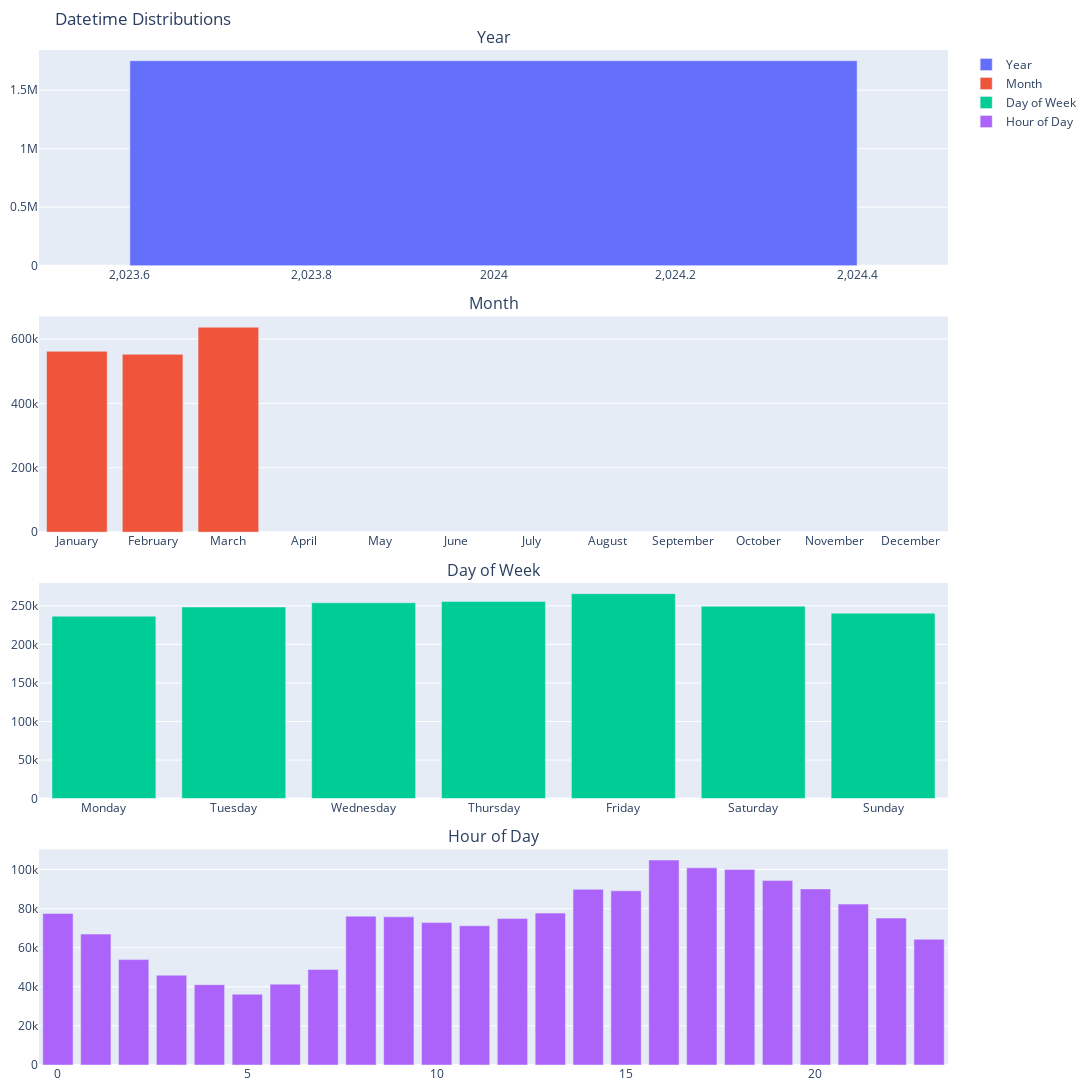

Source (notebook cell):
### Markdown cell above
Plot created with help from chatGPT:<br>
Summary of prompt:<br>
Using format of the subplot create above, create a distribution based on a datetime column broken down by year, month, day of week, and hour of day. I then modified and added correct dataframe name and column names. I had to ask to sort based on calnder order.

### Code cell
fig = make_subplots(
    rows=4, cols=1, 
    subplot_titles=("Year", "Month", "Day of Week", "Hour of Day"), 
    vertical_spacing=0.05
)

# Plotting for each datetime component
datetime_components = ['Year', 'Month', 'Day of Week', 'Hour of Day']
for i, col in enumerate(datetime_components):
    row = i + 1
    if col == 'Month':
        # Order months correctly
        month_order = ["January", "February", "March", "April", "May", "June", 
                       "July", "August", "September", "October", "November", "December"]
        value_counts = df['ADD_TS'].dt.month_name().value_counts().reindex(month_order)
        trace = go.Bar(x=value_counts.index, y=value_counts.values, name=col)
    elif col == 'Day of Week':
        # Order days of the week correctly
        day_order = ["Monday", "Tuesday", "Wednesday", "Thursday", "Friday", "Saturday", "Sunday"]
        value_counts = df['ADD_TS'].dt.day_name().value_counts().reindex(day_order)
        trace = go.Bar(x=value_counts.index, y=value_counts.values, name=col)
    elif col == 'Hour of Day':
        value_counts = df['ADD_TS'].dt.hour.value_counts().sort_index()
        trace = go.Bar(x=value_counts.index, y=value_counts.values, name=col)
    else:
        value_counts = df['ADD_TS'].dt.year.value_counts().sort_index()
        trace = go.Bar(x=value_counts.index, y=value_counts.values, name=col)
    fig.add_trace(trace, row=row, col=1)

# Update layout to ensure independent x-axes
fig.update_layout(
    title_text='Datetime Distributions',
    width=1700,
    height=2000,
    margin=dict(l=15, r=10, t=50, b=10)
)

# Show figure
fig.show()

### Figure 1 — Plotly figure (JSON) as saved in the notebook; plotly's stock layout.template omitted (floating-point values rounded to 4 significant figures)
{"data": [{"name": "Year", "type": "bar", "x": [2024], "xaxis": "x", "y": [1750849], "yaxis": "y"}, {"name": "Month", "type": "bar", "x": ["January", "February", "March", "April", "May", "June", "July", "August", "September", "October", "November", "December"], "xaxis": "x2", "y": [561749, 552545, 636555, null, null, null, null, null, null, null, null, null], "yaxis": "y2"}, {"name": "Day of Week", "type": "bar", "x": ["Monday", "Tuesday", "Wednesday", "Thursday", "Friday", "Saturday", "Sunday"], "xaxis": "x3", "y": [236636, 248548, 254057, 255631, 265861, 249552, 240564], "yaxis": "y3"}, {"name": "Hour of Day", "type": "bar", "x": [0, 1, 2, 3, 4, 5, 6, 7, 8, 9, 10, 11, 12, 13, 14, 15, 16, 17, 18, 19, 20, 21, 22, 23], "xaxis": "x4", "y": [77486, 66949, 53895, 45925, 41071, 36204, 41348, 48850, 76134, 75771, 72821, 71239, 74879, 77690, 89839, 89085, 104797, 100832, 100005, 94303, 90050, 82282, 75129, 64265], "yaxis": "y4"}], "layout": {"annotations": [{"font": {"size": 16}, "showarrow": false, "text": "Year", "x": 0.5, "xanchor": "center", "xref": "paper", "y": 1, "yanchor": "bottom", "yref": "paper"}, {"font": {"size": 16}, "showarrow": false, "text": "Month", "x": 0.5, "xanchor": "center", "xref": "paper", "y": 0.7375, "yanchor": "bottom", "yref": "paper"}, {"font": {"size": 16}, "showarrow": false, "text": "Day of Week", "x": 0.5, "xanchor": "center", "xref": "paper", "y": 0.475, "yanchor": "bottom", "yref": "paper"}, {"font": {"size": 16}, "showarrow": false, "text": "Hour of Day", "x": 0.5, "xanchor": "center", "xref": "paper", "y": 0.2125, "yanchor": "bottom", "yref": "paper"}], "height": 2000, "margin": {"b": 10, "l": 15, "r": 10, "t": 50}, "title": {"text": "Datetime Distributions"}, "width": 1700, "xaxis": {"anchor": "y", "domain": [0, 1]}, "xaxis2": {"anchor": "y2", "domain": [0, 1]}, "xaxis3": {"anchor": "y3", "domain": [0, 1]}, "xaxis4": {"anchor": "y4", "domain": [0, 1]}, "yaxis": {"anchor": "x", "domain": [0.7875, 1]}, "yaxis2": {"anchor": "x2", "domain": [0.525, 0.7375]}, "yaxis3": {"anchor": "x3", "domain": [0.2625, 0.475]}, "yaxis4": {"anchor": "x4", "domain": [0, 0.2125]}}}
